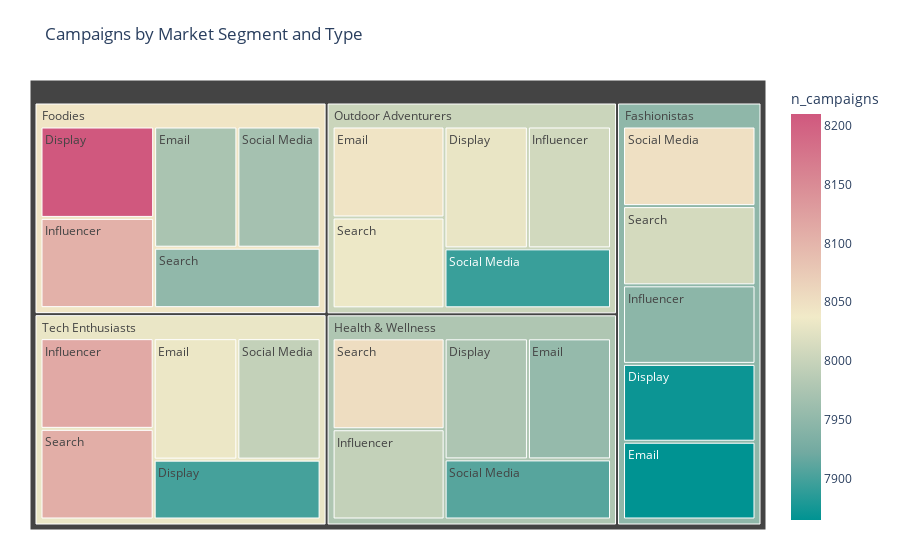

Notebook source saved alongside this figure:
### Markdown cell above
## `C.Campaigns by Market Segment and Campaign Type`

### Code cell
if 'market_segment' in benchmarks.columns and 'campaign_type' in benchmarks.columns:
    treedata = (
        benchmarks.groupby(['market_segment', 'campaign_type'], dropna=False)['n_campaigns']
        .sum()
        .reset_index()
    )
    fig3 = px.treemap(
        treedata,
        path=['market_segment', 'campaign_type'],
        values='n_campaigns',
        title='Campaigns by Market Segment and Type',
        color='n_campaigns',
        color_continuous_scale='Tealrose',
        hover_data={'n_campaigns': ':,'}
    )
    fig3.update_layout(margin=dict(t=80, l=30, r=30, b=30))
    fig3.show()
else:
    print("Treemap skipped: missing columns 'market_segment' or 'campaign_type'.")

### Figure 1 — Plotly figure (JSON) as saved in the notebook; plotly's stock layout.template omitted (floating-point values rounded to 4 significant figures)
{"data": [{"branchvalues": "total", "customdata": [[7871.0], [7865.0], [7946.0], [8011.0], [8049.0], [8210.0], [7974.0], [8104.0], [7951.0], [7969.0], [7976.0], [7954.0], [7996.0], [8053.0], [7909.0], [8030.0], [8044.0], [8009.0], [8034.0], [7894.0], [7900.0], [8033.0], [8114.0], [8108.0], [7996.0], [7949.0], [8043.0], [7978.0], [8003.0], [8031.0]], "domain": {"x": [0, 1], "y": [0, 1]}, "hovertemplate": "labels=%{label}<br>n_campaigns_sum=%{value}<br>parent=%{parent}<br>id=%{id}<br>n_campaigns=%{color:,}<extra></extra>", "ids": ["Fashionistas/Display", "Fashionistas/Email", "Fashionistas/Influencer", "Fashionistas/Search", "Fashionistas/Social Media", "Foodies/Display", "Foodies/Email", "Foodies/Influencer", "Foodies/Search", "Foodies/Social Media", "Health & Wellness/Display", "Health & Wellness/Email", "Health & Wellness/Influencer", "Health & Wellness/Search", "Health & Wellness/Social Media", "Outdoor Adventurers/Display", "Outdoor Adventurers/Email", "Outdoor Adventurers/Influencer", "Outdoor Adventurers/Search", "Outdoor Adventurers/Social Media", "Tech Enthusiasts/Display", "Tech Enthusiasts/Email", "Tech Enthusiasts/Influencer", "Tech Enthusiasts/Search", "Tech Enthusiasts/Social Media", "Fashionistas", "Foodies", "Health & Wellness", "Outdoor Adventurers", "Tech Enthusiasts"], "labels": ["Display", "Email", "Influencer", "Search", "Social Media", "Display", "Email", "Influencer", "Search", "Social Media", "Display", "Email", "Influencer", "Search", "Social Media", "Display", "Email", "Influencer", "Search", "Social Media", "Display", "Email", "Influencer", "Search", "Social Media", "Fashionistas", "Foodies", "Health & Wellness", "Outdoor Adventurers", "Tech Enthusiasts"], "marker": {"coloraxis": "coloraxis", "colors": [7871.0, 7865.0, 7946.0, 8011.0, 8049.0, 8210.0, 7974.0, 8104.0, 7951.0, 7969.0, 7976.0, 7954.0, 7996.0, 8053.0, 7909.0, 8030.0, 8044.0, 8009.0, 8034.0, 7894.0, 7900.0, 8033.0, 8114.0, 8108.0, 7996.0, 7949.0, 8043.0, 7978.0, 8003.0, 8031.0]}, "name": "", "parents": ["Fashionistas", "Fashionistas", "Fashionistas", "Fashionistas", "Fashionistas", "Foodies", "Foodies", "Foodies", "Foodies", "Foodies", "Health & Wellness", "Health & Wellness", "Health & Wellness", "Health & Wellness", "Health & Wellness", "Outdoor Adventurers", "Outdoor Adventurers", "Outdoor Adventurers", "Outdoor Adventurers", "Outdoor Adventurers", "Tech Enthusiasts", "Tech Enthusiasts", "Tech Enthusiasts", "Tech Enthusiasts", "Tech Enthusiasts", "", "", "", "", ""], "type": "treemap", "values": [7871.0, 7865.0, 7946.0, 8011.0, 8049.0, 8210.0, 7974.0, 8104.0, 7951.0, 7969.0, 7976.0, 7954.0, 7996.0, 8053.0, 7909.0, 8030.0, 8044.0, 8009.0, 8034.0, 7894.0, 7900.0, 8033.0, 8114.0, 8108.0, 7996.0, 39740.0, 40210.0, 39890.0, 40010.0, 40150.0]}], "layout": {"coloraxis": {"colorbar": {"title": {"text": "n_campaigns"}}, "colorscale": [[0, "rgb(0, 147, 146)"], [0.1667, "rgb(114, 170, 161)"], [0.3333, "rgb(177, 199, 179)"], [0.5, "rgb(241, 234, 200)"], [0.6667, "rgb(229, 185, 173)"], [0.8333, "rgb(217, 137, 148)"], [1, "rgb(208, 88, 126)"]]}, "legend": {"tracegroupgap": 0}, "margin": {"b": 30, "l": 30, "r": 30, "t": 80}, "title": {"text": "Campaigns by Market Segment and Type"}}}
